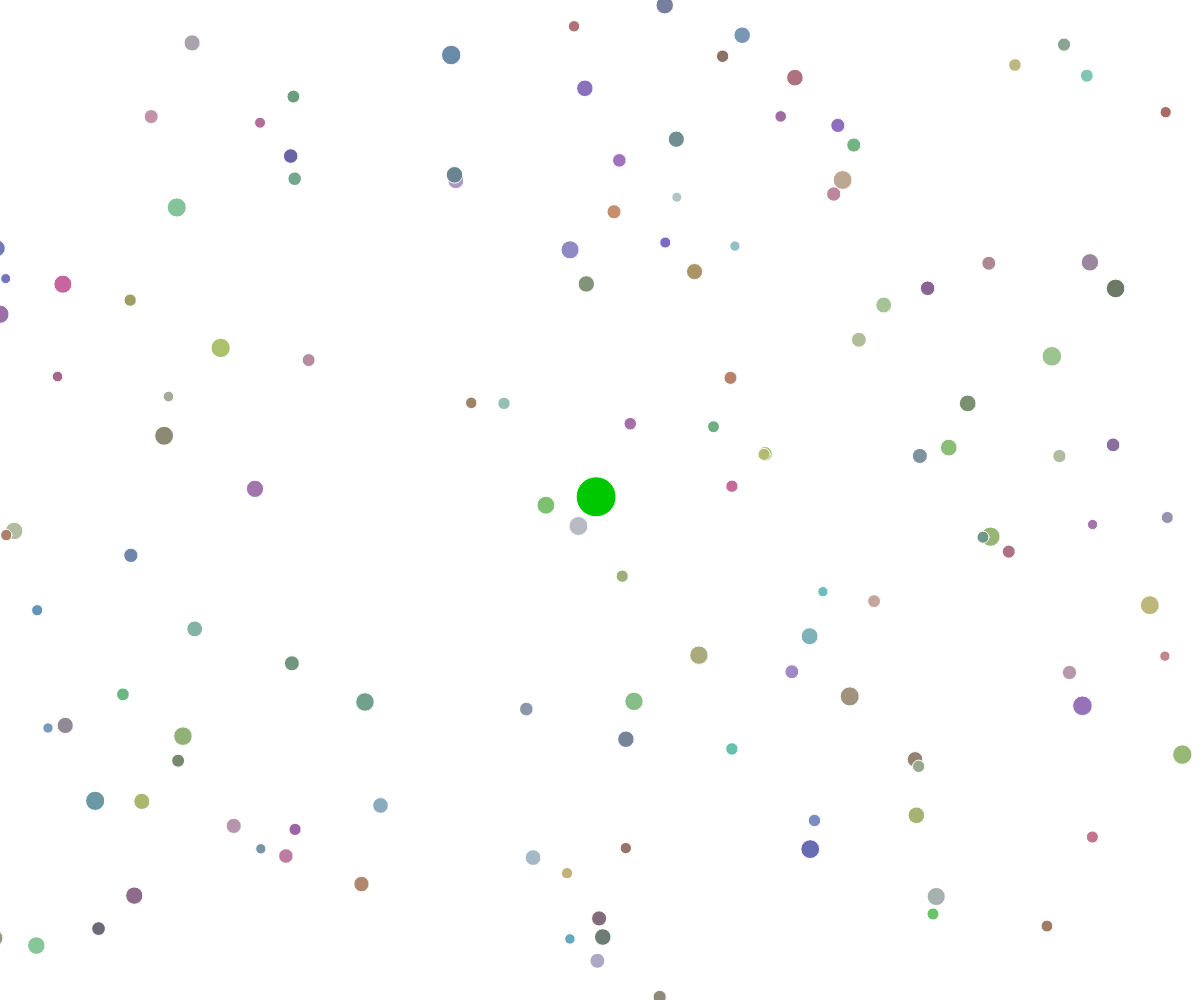
Frame 1 (no input)
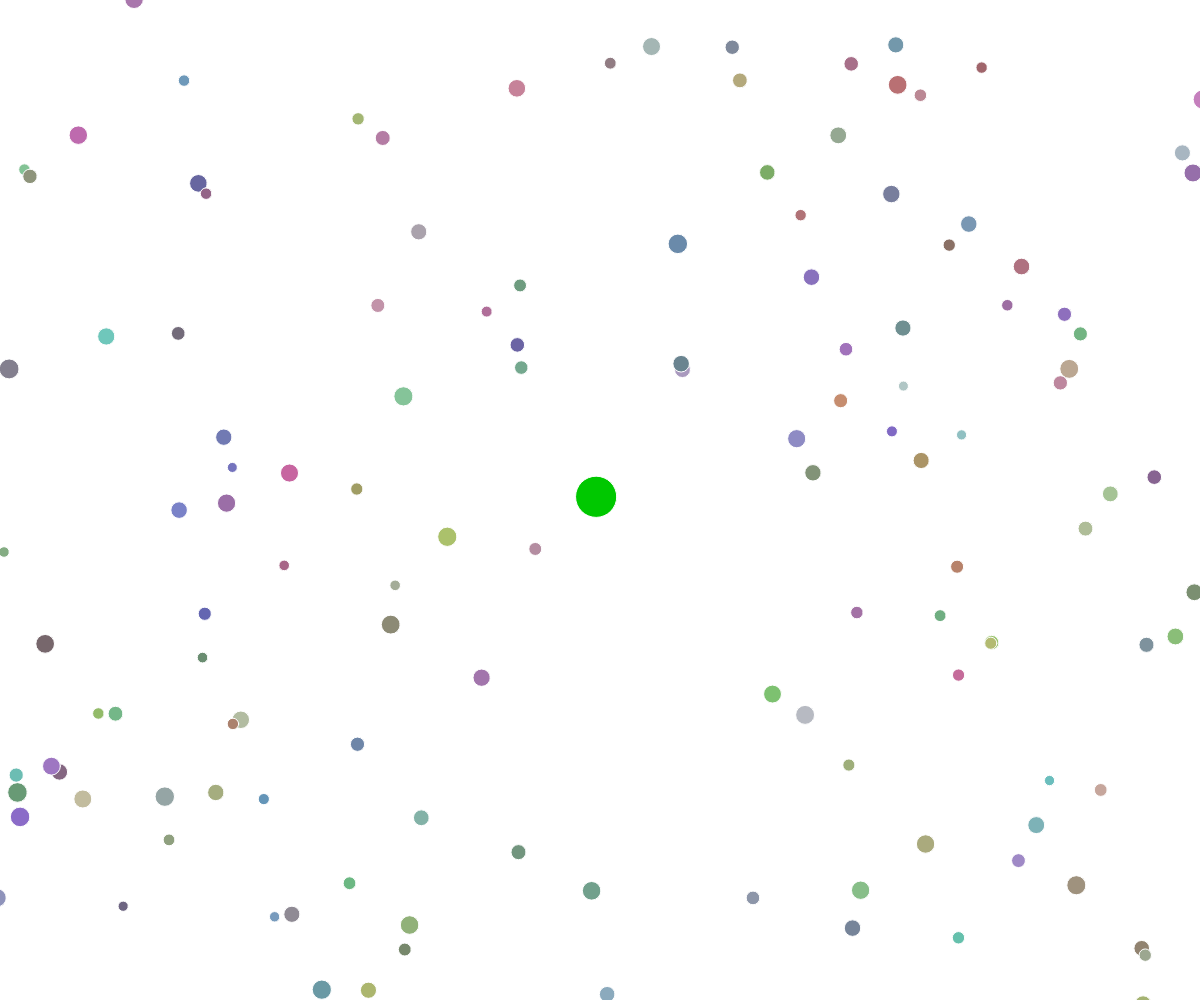
Frame 60 (no input)
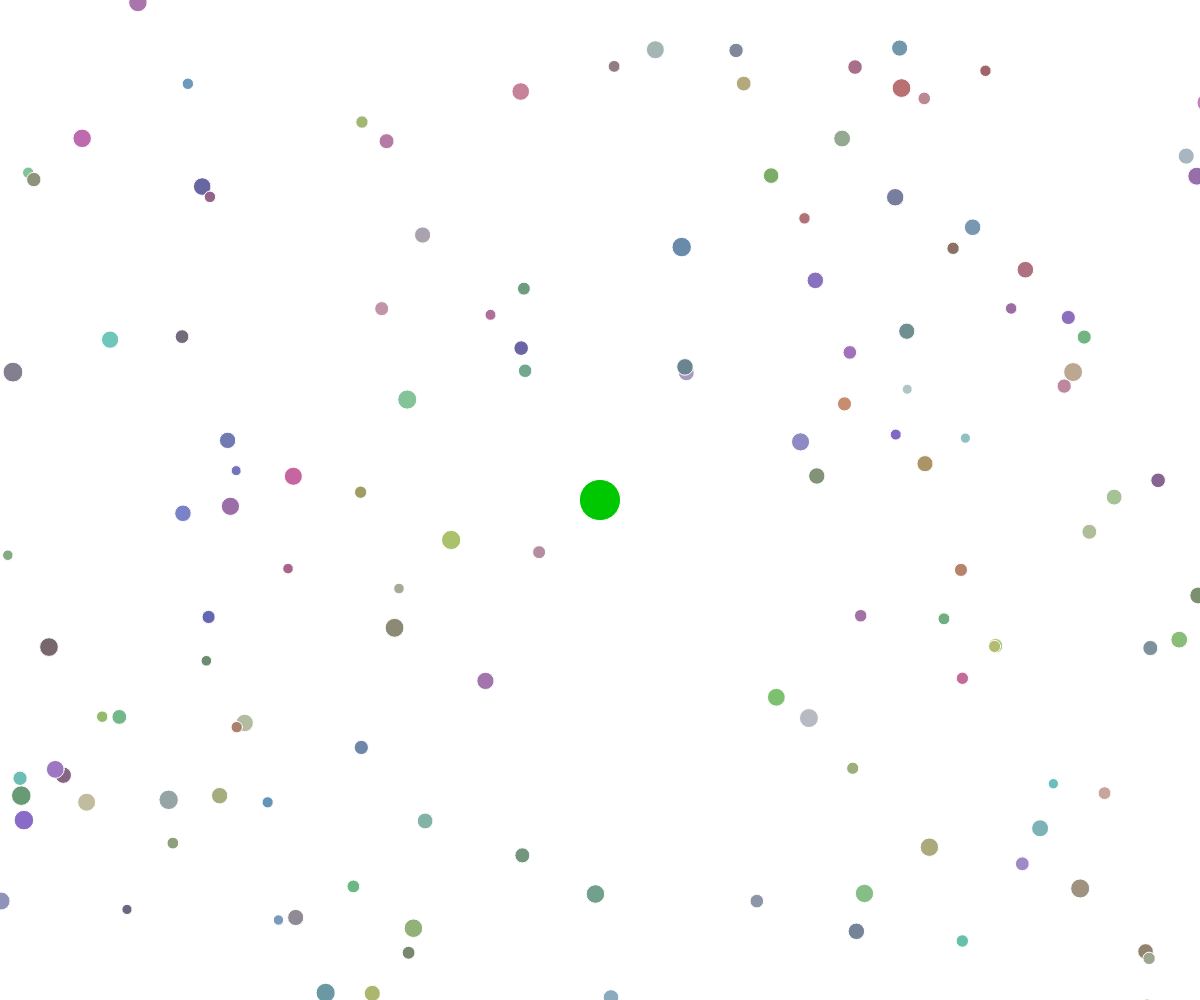
Frame 120 (the mouse pressed at the canvas centre since frame 60)

The p5.js sketch that drew these frames (run headless with seeded random() and noise() and a simulated clock; from frame 60 on, the mouse is pressed at the canvas centre):

// p5.js sketch
// ── sketch.js
var blob;
var blobs = [];

function setup(){
	createCanvas(windowWidth,windowHeight);
	blob = new Blob(width/2,height/2,20,color(0,200,0));
	for(var i=0; i<2000; i++){
		blobs.push(new Blob(random(-2*width,2*width),random(-2*height,2*height),random(5,10),color(random(100,200),random(100,200),random(100,200))));
	}
}

function draw(){
	background(255);
	translate(width/2-blob.pos.x,height/2-blob.pos.y);
	for(var i=blobs.length-1; i>=0; i--){
		blobs[i].show();
		if(blobs[i].hits(blob)){
			blob.size += blobs[i].size*.05;
			blobs.splice(i,1);
		}
	}
	blob.update();
	blob.show();
}
// ── blob.js
function Blob(x,y,size,color){
	this.pos = createVector(x,y);
	this.size = size;
	this.color = color;

	this.update = function(){
		var dir = createVector(mouseX-width/2,mouseY-height/2);
		dir.setMag(5);
		this.pos.add(dir);
	}

	this.show = function(){
		fill(this.color);
		stroke(255);
		strokeWeight(1);
		ellipse(this.pos.x,this.pos.y,2*this.size);
	}

	this.hits = function(blob){
		if(dist(this.pos.x,this.pos.y,blob.pos.x,blob.pos.y) <= blob.size+this.size){
			return true;
		}
		return false;
	}
}
// ── classic.agar.io.js
function ClassicAgarIo(){
	this.blob;
	this.score=0;
	this.blobs = [];

	this.setup = function(){
		this.blob = new Blob(width/2,height/2,20,color(0,200,0));
		for(var i=0; i<2000; i++){
			this.blobs.push(new Blob(random(-2*width,2*width),random(-2*height,2*height),random(5,10),color(random(100,200),random(100,200),random(100,200))));
		}
	}

	this.show = function(){
		background(255);
		translate(width/2-this.blob.pos.x,height/2-this.blob.pos.y);
		for(var i=this.blobs.length-1; i>=0; i--){
			this.blobs[i].show();
			if(this.blobs[i].hits(this.blob)){
				this.blob.size += this.blobs[i].size*0.05;
				this.score += this.blobs[i].size*.5;
				this.blobs.splice(i,1);
			}
		}
		this.blob.update();
		this.blob.show();
	}
}
// ── modern.agar.io.js
function ModernAgarIo(){
	this.head;
	this.size = 15;
	this.tail = [];
	this.score=0;
	this.blobs = [];

	this.setup = function(){
		this.head = new Blob(width/2,height/2,this.size,color(100,random(100,200),100));
		for(var i=0; i<2000; i++){
			this.blobs.push(new Blob(random(-2*width,2*width),random(-2*height,2*height),random(5,10),color(random(100,200),random(100,200),random(100,200))));
		}
	}

	this.show = function(){
		background(255);
		translate(width/2-this.head.pos.x,height/2-this.head.pos.y);
		for(var i=this.blobs.length-1; i>=0; i--){
			this.blobs[i].show();
			if(this.blobs[i].hits(this.head)){
				if(this.tail.length == 0){					
					this.tail.push(new Blob(this.head.pos.x,this.head.pos.y,this.size,this.blobs[i].color));
				}else{	
					this.tail.push(new Blob(this.tail[this.tail.length-1].pos.x,this.tail[this.tail.length-1].pos.y,this.size,this.blobs[i].color));
				}
				this.blobs.splice(i,1);
				this.score += this.blobs[i].size*.5;
			}
		}
		for(var i=this.tail.length-1; i>=0; i--){
			if(i==0){
				this.tail[i].pos = this.head.pos;
			}else{
				this.tail[i].pos = this.tail[i-1].pos;
			}
			this.tail[i].show();
		}
		this.head.update();
		this.head.show();
	}
}
